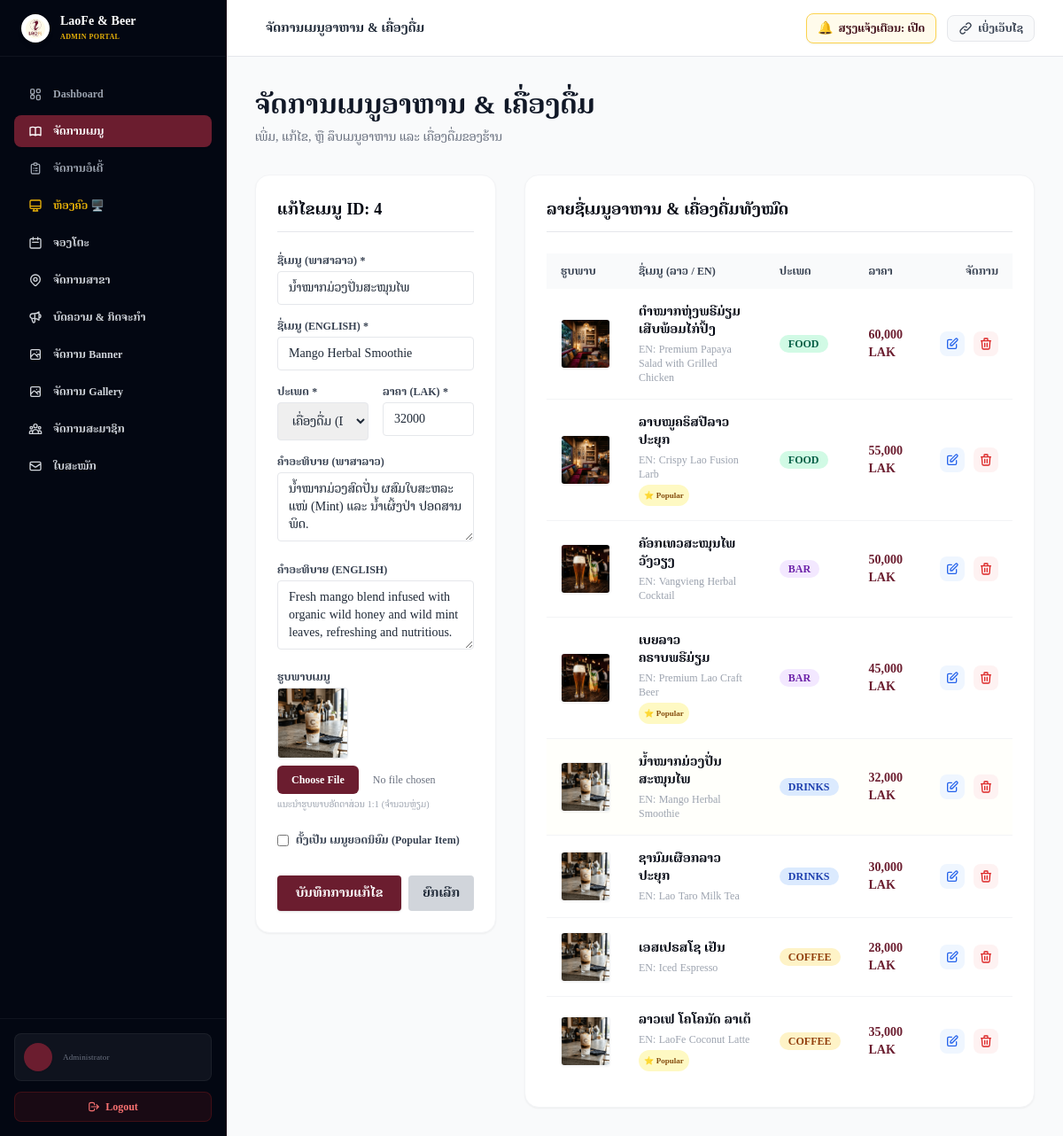
The app's page /admin/menu_manage.php?edit=4 (signed in) with its own data.
### tables this page shows
CREATE TABLE IF NOT EXISTS menus (
    id INT AUTO_INCREMENT PRIMARY KEY,
    name_lo VARCHAR(100) NOT NULL,
    name_en VARCHAR(100) NOT NULL,
    category VARCHAR(50) NOT NULL,  
    price DECIMAL(12, 0) NOT NULL,  
    description_lo TEXT,
    description_en TEXT,
    image_path VARCHAR(255),
    is_popular TINYINT(1) DEFAULT 0,
    created_at TIMESTAMP DEFAULT CURRENT_TIMESTAMP
);

### admin/menu_manage.php (the view, shortened to what this page needs)
<?php
require_once __DIR__ . '/header.php';
$menus = [];
try {
    $stmt = $pdo->query("SELECT * FROM menus ORDER BY id DESC");
    $menus = $stmt->fetchAll();
} catch (\Exception $e) {
    $error = 'ເກີດຂໍ້ຜິດພາດ: ' . $e->getMessage();
}
$edit_item = null;
if (isset($_GET['edit'])) {
    $edit_id = intval($_GET['edit']);
    foreach ($menus as $m) {
        if ($m['id'] === $edit_id) {
            $edit_item = $m;
            break;
        }
    }
}
?>
<div class="space-y-8">
    <div>
        <h1 class="text-3xl font-bold text-gray-900 font-serif-lao">ຈັດການເມນູອາຫານ & ເຄື່ອງດື່ມ</h1>
        <p class="text-sm text-gray-500 mt-1">ເພີ່ມ, ແກ້ໄຂ, ຫຼື ລຶບເມນູອາຫານ ແລະ ເຄື່ອງດື່ມຂອງຮ້ານ</p>
    </div>
    <div class="grid grid-cols-1 lg:grid-cols-3 gap-8">
        <div class="bg-white rounded-2xl shadow-sm border border-gray-100 p-6 h-fit space-y-6">
            <h3 class="text-lg font-bold text-gray-950 border-b pb-3 font-serif-lao">
                <?php echo $edit_item ? 'ແກ້ໄຂເມນູ ID: ' . $edit_item['id'] : 'ເພີ່ມເມນູໃໝ່'; ?>
            </h3>
            <form action="menu_manage.php" method="POST" enctype="multipart/form-data" class="space-y-4">
                <div>
                    <label class="block text-xs font-bold text-gray-700 uppercase mb-1">ຊື່ເມນູ (ພາສາລາວ) *</label>
                    <input type="text" name="name_lo" required value="<?php echo htmlspecialchars($edit_item['name_lo'] ?? ''); ?>" placeholder="ເຊັ່ນ: ລາເຕ້ຮ້ອນ" class="w-full px-3 py-2 border border-gray-200 rounded text-sm focus:ring-1 focus:ring-burgundy-700 focus:outline-none">
                </div>
                <div>
                    <label class="block text-xs font-bold text-gray-700 uppercase mb-1">ຊື່ເມນູ (English) *</label>
                    <input type="text" name="name_en" required value="<?php echo htmlspecialchars($edit_item['name_en'] ?? ''); ?>" placeholder="e.g. Hot Latte" class="w-full px-3 py-2 border border-gray-200 rounded text-sm focus:ring-1 focus:ring-burgundy-700 focus:outline-none">
                </div>
                <div class="grid grid-cols-2 gap-4">
                    <div>
                        <label class="block text-xs font-bold text-gray-700 uppercase mb-1">ປະເພດ *</label>
                        <select name="category" class="w-full px-3 py-2 border border-gray-200 rounded text-sm focus:ring-1 focus:ring-burgundy-700 focus:outline-none">
                            <option value="drinks" <?php echo (isset($edit_item['category']) && ($edit_item['category'] === 'drinks' || $edit_item['category'] === 'coffee')) ? 'selected' : ''; ?>>ເຄື່ອງດື່ມ (Drinks)</option>
                        </select>
                    </div>
                    <div>
                        <label class="block text-xs font-bold text-gray-700 uppercase mb-1">ລາຄາ (LAK) *</label>
                        <input type="number" name="price" required value="<?php echo htmlspecialchars($edit_item['price'] ?? ''); ?>" placeholder="ເຊັ່ນ: 35000" class="w-full px-3 py-2 border border-gray-200 rounded text-sm focus:ring-1 focus:ring-burgundy-700 focus:outline-none">
                    </div>
                </div>
                <div>
                    <label class="block text-xs font-bold text-gray-700 uppercase mb-1">ຄຳອະທິບາຍ (ພາສາລາວ)</label>
                    <textarea name="description_lo" rows="3" placeholder="ຄຳອະທິບາຍລາຍລະອຽດ..." class="w-full px-3 py-2 border border-gray-200 rounded text-sm focus:ring-1 focus:ring-burgundy-700 focus:outline-none"><?php echo htmlspecialchars($edit_item['description_lo'] ?? ''); ?></textarea>
                </div>
                <div>
                    <label class="block text-xs font-bold text-gray-700 uppercase mb-1">ຄຳອະທິບາຍ (English)</label>
                    <textarea name="description_en" rows="3" placeholder="Description details..." class="w-full px-3 py-2 border border-gray-200 rounded text-sm focus:ring-1 focus:ring-burgundy-700 focus:outline-none"><?php echo htmlspecialchars($edit_item['description_en'] ?? ''); ?></textarea>
                </div>
                <div>
                    <label class="block text-xs font-bold text-gray-700 uppercase mb-1">ຮູບພາບເມນູ</label>
                    <?php if (isset($edit_item['image_path'])): ?>
                        <div class="w-20 h-20 rounded overflow-hidden mb-2 border border-gray-150 shadow-sm">
                            <img src="../<?php echo htmlspecialchars($edit_item['image_path']); ?>" class="w-full h-full object-cover">
                        </div>
                    <?php endif; ?>
                    <input type="file" name="image" class="w-full text-xs text-gray-500 file:mr-4 file:py-2 file:px-4 file:rounded-md file:border-0 file:text-xs file:font-semibold file:bg-burgundy-700 file:text-white hover:file:bg-burgundy-800 cursor-pointer">
                    <span class="block text-[10px] text-gray-400 mt-1">ແນະນຳຮູບພາບອັດຕາສ່ວນ 1:1 (ຈຳນວນຫຼ່ຽມ)</span>
                </div>
                <div class="flex items-center space-x-2 pt-2">
                    <input type="checkbox" name="is_popular" id="is_popular" value="1" <?php echo (isset($edit_item['is_popular']) && $edit_item['is_popular'] == 1) ? 'checked' : ''; ?> class="rounded text-burgundy-700 focus:ring-burgundy-700">
                    <label for="is_popular" class="text-xs font-bold text-gray-700">ຕັ້ງເປັນ ເມນູຍອດນິຍົມ (Popular Item)</label>
                </div>
                <div class="pt-4 flex gap-2">
                    <button type="submit" class="flex-grow py-2.5 bg-burgundy-700 hover:bg-burgundy-800 text-white font-bold rounded shadow text-sm transition-all duration-200">
                        <?php echo $edit_item ? 'ບັນທຶກການແກ້ໄຂ' : 'ເພີ່ມເມນູ'; ?>
                    </button>
                    <?php if ($edit_item): ?>
                        <a href="menu_manage.php" class="px-4 py-2.5 bg-gray-300 hover:bg-gray-400 text-gray-800 rounded font-bold text-sm transition-all duration-200">ຍົກເລີກ</a>
                    <?php endif; ?>
                </div>
            </form>
        </div>
        <div class="bg-white rounded-2xl shadow-sm border border-gray-100 p-6 lg:col-span-2 space-y-6">
            <h3 class="text-lg font-bold text-gray-950 border-b pb-3 font-serif-lao">ລາຍຊື່ເມນູອາຫານ & ເຄື່ອງດື່ມທັງໝົດ</h3>
            <div class="overflow-x-auto">
                <table class="w-full text-sm text-left text-gray-500">
                    <thead class="text-xs text-gray-700 uppercase bg-gray-50 rounded-lg">
                        <tr>
                            <th class="px-4 py-3">ຮູບພາບ</th>
                            <th class="px-4 py-3">ຊື່ເມນູ (ລາວ / En)</th>
                            <th class="px-4 py-3">ປະເພດ</th>
                            <th class="px-4 py-3">ລາຄາ</th>
                            <th class="px-4 py-3 text-right">ຈັດການ</th>
                        </tr>
                    </thead>
                    <tbody class="divide-y divide-gray-100">
                        <?php if (count($menus) > 0): ?>
                            <?php foreach ($menus as $m): ?>
                                <tr class="hover:bg-gray-50/50 transition-all duration-200 <?php echo (isset($edit_item['id']) && $edit_item['id'] === $m['id']) ? 'bg-burgundy-50/30' : ''; ?>">
                                    <td class="px-4 py-4">
                                        <div class="w-14 h-14 rounded overflow-hidden border border-gray-100 shadow-sm">
                                            <img src="../<?php echo htmlspecialchars($m['image_path']); ?>" class="w-full h-full object-cover">
                                        </div>
                                    </td>
                                    <td class="px-4 py-4 max-w-xs">
                                        <div class="space-y-1">
                                            <div class="text-sm font-bold text-gray-950"><?php echo htmlspecialchars($m['name_lo']); ?></div>
                                            <div class="text-xs text-gray-400 font-mono">EN: <?php echo htmlspecialchars($m['name_en']); ?></div>
                                            <?php if ($m['is_popular'] == 1): ?>
                                                <span class="inline-flex items-center px-1.5 py-0.5 bg-yellow-100 text-yellow-800 text-[9px] font-bold rounded-full mt-1">
                                                    ⭐ Popular
                                                </span>
                                            <?php endif; ?>
                                        </div>
                                    </td>
                                    <td class="px-4 py-4">
                                        <?php
                                            $cat_colors = [
                                                'coffee' => 'bg-amber-100 text-amber-800',
                                                'drinks' => 'bg-blue-100 text-blue-800',
                                                'bar' => 'bg-purple-100 text-purple-800',
                                                'food' => 'bg-emerald-100 text-emerald-800',
                                                'promo' => 'bg-red-100 text-red-800'
                                            ];
                                            $cat_color = $cat_colors[$m['category']] ?? 'bg-gray-100 text-gray-800';
                                        ?>
                                        <span class="inline-flex items-center px-2.5 py-0.5 rounded-full text-xs font-semibold <?php echo $cat_color; ?> uppercase">
                                            <?php echo htmlspecialchars($m['category']); ?>
                                        </span>
                                    </td>
                                    <td class="px-4 py-4 font-extrabold text-burgundy-700 font-mono">
                                        <?php echo number_format($m['price']); ?> LAK
                                    </td>
                                    <td class="px-4 py-4 text-right">
                                        <div class="flex items-center justify-end space-x-2.5">
                                            <a href="menu_manage.php?edit=<?php echo $m['id']; ?>" class="inline-flex items-center justify-center p-1.5 bg-blue-50 text-blue-600 hover:bg-blue-600 hover:text-white rounded-lg transition-all" title="ແກ້ໄຂ">
                                                <svg class="w-4 h-4" fill="none" stroke="currentColor" stroke-width="2" viewBox="0 0 24 24"><path stroke-linecap="round" stroke-linejoin="round" d="M11 5H6a2 2 0 00-2 2v11a2 2 0 002 2h11a2 2 0 002-2v-5m-1.414-9.414a2 2 0 112.828 2.828L11.828 15H9v-2.828l8.586-8.586z"/></svg>
                                            </a>
                                            <form action="menu_manage.php" method="POST" class="inline" onsubmit="return confirm('ທ່ານແນ່ໃຈບໍ່ວ່າຕ້ອງການລຶບເມນູນີ້?');">
                                                <button type="submit" class="inline-flex items-center justify-center p-1.5 bg-red-50 text-red-600 hover:bg-red-600 hover:text-white rounded-lg transition-all" title="ລຶບ">
                                                    <svg class="w-4 h-4" fill="none" stroke="currentColor" stroke-width="2" viewBox="0 0 24 24"><path stroke-linecap="round" stroke-linejoin="round" d="M19 7l-.867 12.142A2 2 0 0116.138 21H7.862a2 2 0 01-1.995-1.858L5 7m5 4v6m4-6v6m1-10V4a1 1 0 00-1-1h-4a1 1 0 00-1 1v3M4 7h16"/></svg>
                                                </button>
                                            </form>
                                        </div>
                                    </td>
                                </tr>
                            <?php endforeach; ?>
                        <?php endif; ?>
                    </tbody>
                </table>
            </div>
        </div>
    </div>
</div>
</main>
</body>
</html>

### assets/css/style.css (style rules this page uses)
:root { --burgundy-primary: #6B1D2F; --burgundy-dark: #531321; --burgundy-light: #7E253A; --burgundy-soft: #FFFDF2; --burgundy-accent: #CD9947; --wood-dark: #381D0B; --wood-warm: #673D1E; --wood-amber: #A3724C; --wood-light: #F7F0E6; --coffee-dark: #271204; --coffee-mocha: #542E12; --coffee-caramel: #C8A382; --beer-gold: #E5A024; --beer-amber: #BE8510; --beer-foam: #FFF9D6; --gold-light: #DCAE6C; --gold-dark: #CD9947; --logo-cream: #FFFDF2; }
* { font-family: 'Noto Serif Lao', serif !important; }
body { font-family: 'Noto Serif Lao', serif !important; scroll-behavior: smooth; background-color: #FFFDF2; color: #1a1a1a; }
input, button, select, textarea, label { font-family: 'Noto Serif Lao', serif !important; }
.font-serif-lao, .font-sans-lao, .font-sans, .font-serif { font-family: 'Noto Serif Lao', serif !important; }
html, body { line-height: 1.6 !important; letter-spacing: 0.01em !important; }
h1, h2, h3, h4, h5, h6, .text-xs, .text-sm, .text-base, .text-lg, .text-xl, .text-2xl, .text-3xl, .text-4xl, .text-5xl, .text-6xl, .text-7xl, .font-serif-lao, .font-sans-lao { letter-spacing: normal !important; word-spacing: 0.02em; }
h1 { line-height: 1.35 !important; padding-top: 0.15rem; padding-bottom: 0.15rem; }
h2, h3 { line-height: 1.4 !important; padding-top: 0.1rem; padding-bottom: 0.1rem; }
h1, h2, h3, h4, h5, h6 { font-family: 'Noto Serif Lao', 'Noto Sans Lao', serif !important; }

### admin/header.php (style rules this page uses)
* { font-family: 'Noto Serif Lao', serif !important; }
body, input, button, select, textarea, label, div, p, span, h1, h2, h3, h4, h5, h6, a, .font-sans, .font-serif, .font-serif-lao, .font-sans-lao { font-family: 'Noto Serif Lao', serif !important; }

### records on screen
menus: id "4", name_lo "ນ້ຳໝາກມ່ວງປັ່ນສະໝຸນໄພ", name_en "Mango Herbal Smoothie", category "ເຄື່ອງດື່ມ (Drinks)", price "32000", description_lo "ນ້ຳໝາກມ່ວງສົດປັ່ນ ຜສົມໃບສະຫລະແໜ່ (Mint) ແລະ ນ້ຳເຜິ້ງປ່າ ປອດສານພິດ.", description_en "Fresh mango blend infused with organic wild honey and wild mint leaves, refreshing and nutritious.", image_path (picture), category "DRINKS", price "32,000"
menus: image_path (picture), name_lo "ຕຳໝາກຫຸ່ງພຣີມ່ຽມ ເສີບພ້ອມໄກ່ປິ້ງ", name_en "Premium Papaya Salad with Grilled Chicken", category "FOOD", price "60,000"
menus: image_path (picture), name_lo "ລາບໝູຄຣິສປີລາວປະຍຸກ", name_en "Crispy Lao Fusion Larb", is_popular "⭐ Popular", category "FOOD", price "55,000"
menus: image_path (picture), name_lo "ຄັອກເທວສະໝຸນໄພ ວັງວຽງ", name_en "Vangvieng Herbal Cocktail", category "BAR", price "50,000"
menus: image_path (picture), name_lo "ເບຍລາວຄຣາບພຣີມ່ຽມ", name_en "Premium Lao Craft Beer", is_popular "⭐ Popular", category "BAR", price "45,000"
menus: image_path (picture), name_lo "ຊານົມເຜືອກລາວປະຍຸກ", name_en "Lao Taro Milk Tea", category "DRINKS", price "30,000"
menus: image_path (picture), name_lo "ເອສເປຣສໂຊ ເຢັນ", name_en "Iced Espresso", category "COFFEE", price "28,000"
menus: image_path (picture), name_lo "ລາວເຟ ໂຄໂຄນັດ ລາເຕ້", name_en "LaoFe Coconut Latte", is_popular "⭐ Popular", category "COFFEE", price "35,000"

### other values on screen
$pages_names[$admin_page] "ຈັດການເມນູອາຫານ & ເຄື່ອງດື່ມ"
